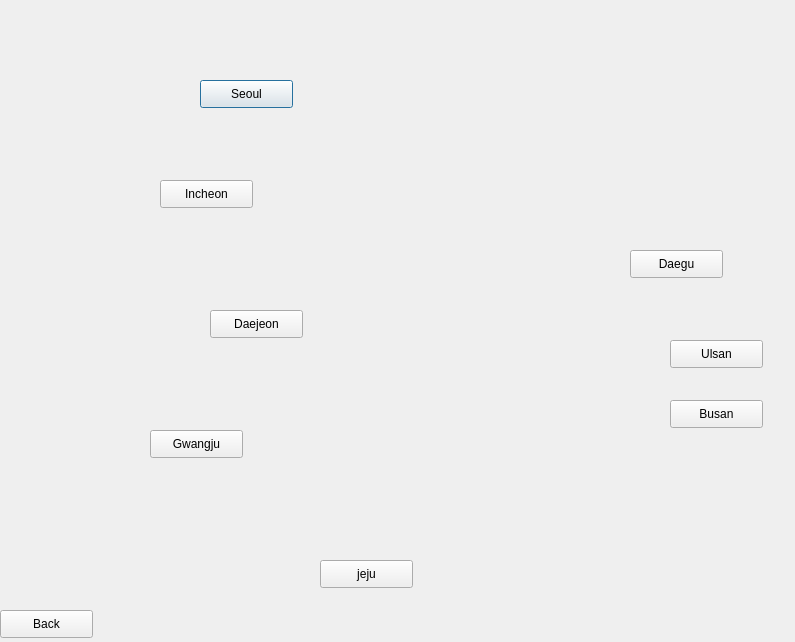
<?xml version="1.0" encoding="UTF-8"?>
<ui version="4.0">
 <class>Dialog</class>
 <widget class="QDialog" name="Dialog">
  <property name="geometry">
   <rect>
    <x>0</x>
    <y>0</y>
    <width>795</width>
    <height>642</height>
   </rect>
  </property>
  <property name="windowTitle">
   <string>Dialog</string>
  </property>
  <widget class="QPushButton" name="Seoul">
   <property name="geometry">
    <rect>
     <x>200</x>
     <y>80</y>
     <width>93</width>
     <height>28</height>
    </rect>
   </property>
   <property name="text">
    <string>Seoul</string>
   </property>
  </widget>
  <widget class="QPushButton" name="Incheon">
   <property name="geometry">
    <rect>
     <x>160</x>
     <y>180</y>
     <width>93</width>
     <height>28</height>
    </rect>
   </property>
   <property name="text">
    <string>Incheon</string>
   </property>
  </widget>
  <widget class="QPushButton" name="Daejeon">
   <property name="geometry">
    <rect>
     <x>210</x>
     <y>310</y>
     <width>93</width>
     <height>28</height>
    </rect>
   </property>
   <property name="text">
    <string>Daejeon</string>
   </property>
  </widget>
  <widget class="QPushButton" name="Gwangju">
   <property name="geometry">
    <rect>
     <x>150</x>
     <y>430</y>
     <width>93</width>
     <height>28</height>
    </rect>
   </property>
   <property name="text">
    <string>Gwangju</string>
   </property>
  </widget>
  <widget class="QPushButton" name="home_button">
   <property name="geometry">
    <rect>
     <x>0</x>
     <y>610</y>
     <width>93</width>
     <height>28</height>
    </rect>
   </property>
   <property name="text">
    <string>Back</string>
   </property>
  </widget>
  <widget class="QPushButton" name="jeju">
   <property name="geometry">
    <rect>
     <x>320</x>
     <y>560</y>
     <width>93</width>
     <height>28</height>
    </rect>
   </property>
   <property name="text">
    <string>jeju</string>
   </property>
  </widget>
  <widget class="QPushButton" name="Busan">
   <property name="geometry">
    <rect>
     <x>670</x>
     <y>400</y>
     <width>93</width>
     <height>28</height>
    </rect>
   </property>
   <property name="text">
    <string>Busan</string>
   </property>
  </widget>
  <widget class="QPushButton" name="Ulsan">
   <property name="geometry">
    <rect>
     <x>670</x>
     <y>340</y>
     <width>93</width>
     <height>28</height>
    </rect>
   </property>
   <property name="text">
    <string>Ulsan</string>
   </property>
  </widget>
  <widget class="QPushButton" name="Daegu">
   <property name="geometry">
    <rect>
     <x>630</x>
     <y>250</y>
     <width>93</width>
     <height>28</height>
    </rect>
   </property>
   <property name="text">
    <string>Daegu</string>
   </property>
  </widget>
 </widget>
 <resources/>
 <connections/>
</ui>
